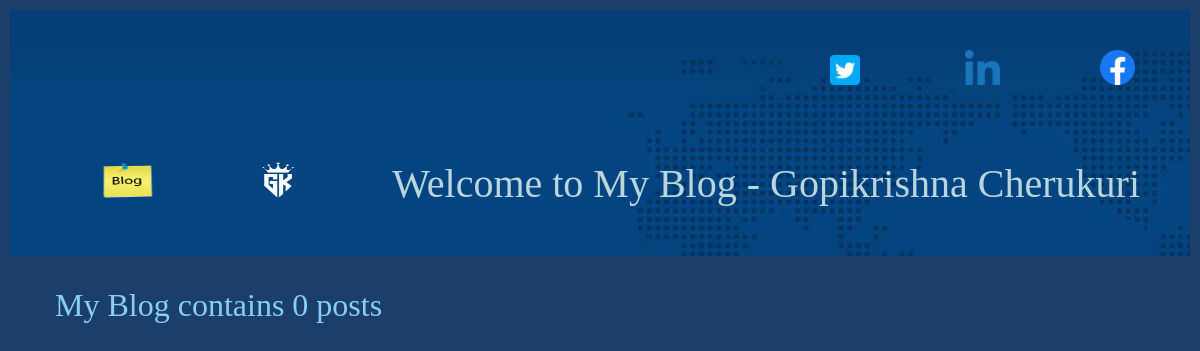
The page /blog/ on the database as committed earlier.
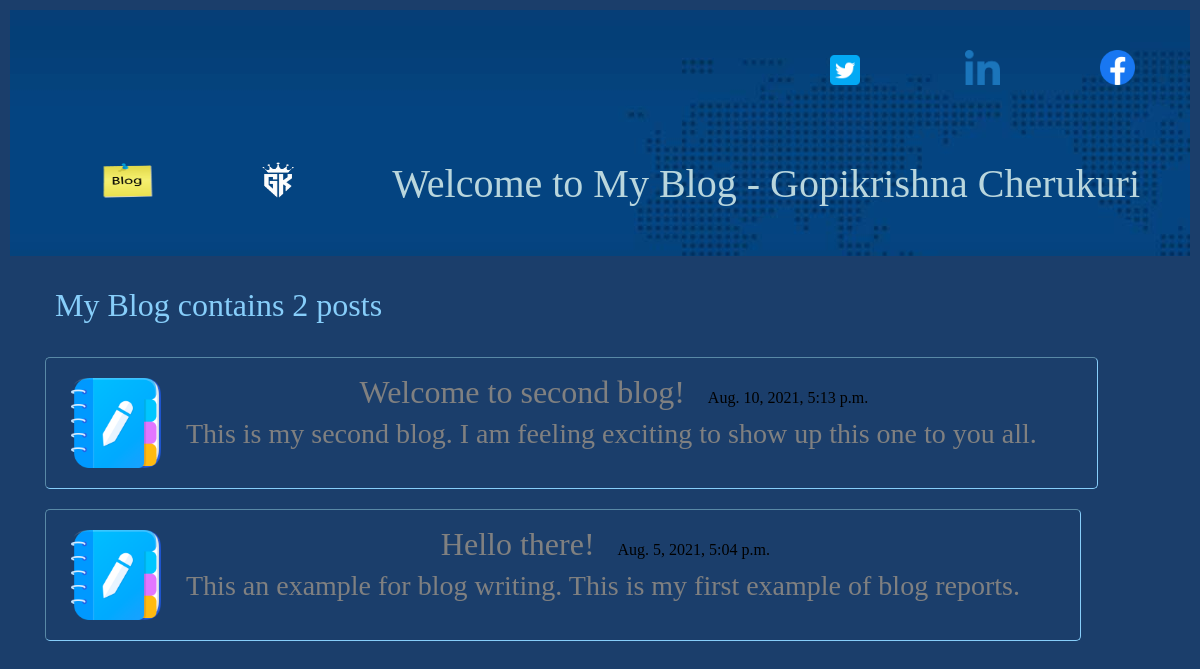
The same page on the database as committed later.
### Blog/models.py (models this page shows, shortened)
class Blog(models.Model):
    title = models.CharField(max_length=100)
    date = models.DateTimeField()
    description = models.TextField(max_length=1000)

### Blog/views.py (the view)
# urls.py: path('', views.blog_home, name='blog_home'),
def blog_home(request):
    blogs = Blog.objects.order_by('-date')[:5] # [:5] tells to pick last 5 recent blogs
    return render(request, 'Blog/blog_home.html', {'blogs': blogs})

### Blog/templates/Blog/blog_home.html (shortened to what this page needs)
{% include 'Portfolio/head.html' %}
{% load static %}
<link rel="stylesheet" href="https://maxcdn.bootstrapcdn.com/bootstrap/4.5.2/css/bootstrap.min.css">
<body style="background-color: rgb(27, 62, 107);">
    <div class="container">
        <div style="padding-top: 20px;">
            <h2>My Blog contains {{blogs.count}} post{{blogs.count|pluralize}}</h2>
        </div>
        <div class="row">
            {% for blog in blogs %}
            <div  class="btn btn-outline-light" id="box">
                <div class="blog_col">
                    <a href="{% url 'blog_app:blog_details' blog.pk %}"><img src="{% static 'Portfolio/default-blog-icon.png' %}" height="100px" width="100px"></a>
                </div>
                <div class="blog_col">
                    <a href="{% url 'blog_app:blog_details' blog.pk %}"><h2 style="color:Gray; display:inline">{{blog.title}} </h2></a>
                    <span style="color: black"> {{blog.date}}</span>
                    <h3 style="color:Gray">{{blog.description|truncatechars:100}}</h3>
                </div>
            </div>
            {% endfor %}
        </div>
    </div>
</body>

Rows that differ between the two databases and show on the page:
added Blog: title "Welcome to second blog!", date "Aug. 10, 2021, 5:13 p.m.", description "This is my second blog. I am feeling exciting to show up this one to you all."
added Blog: title "Hello there!", date "Aug. 5, 2021, 5:04 p.m.", description "This an example for blog writing. This is my first example of blog reports."
Other text that changed with them:
{{ blogs.count }}: "0" → "2"
